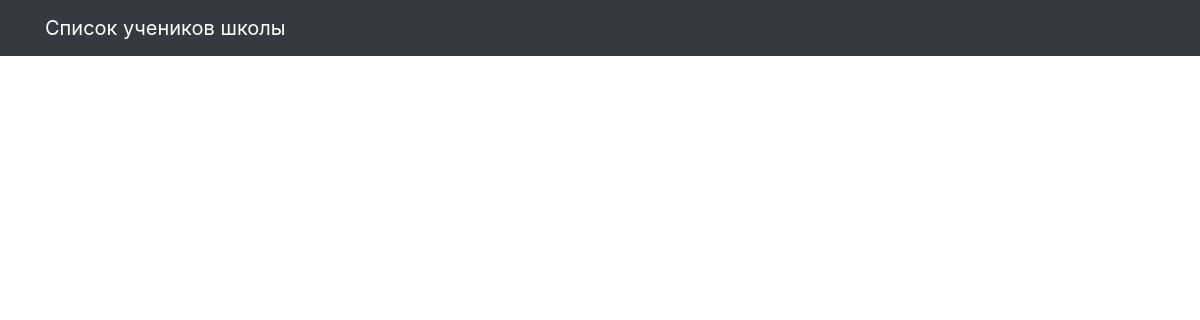
Before: / with the older database file.
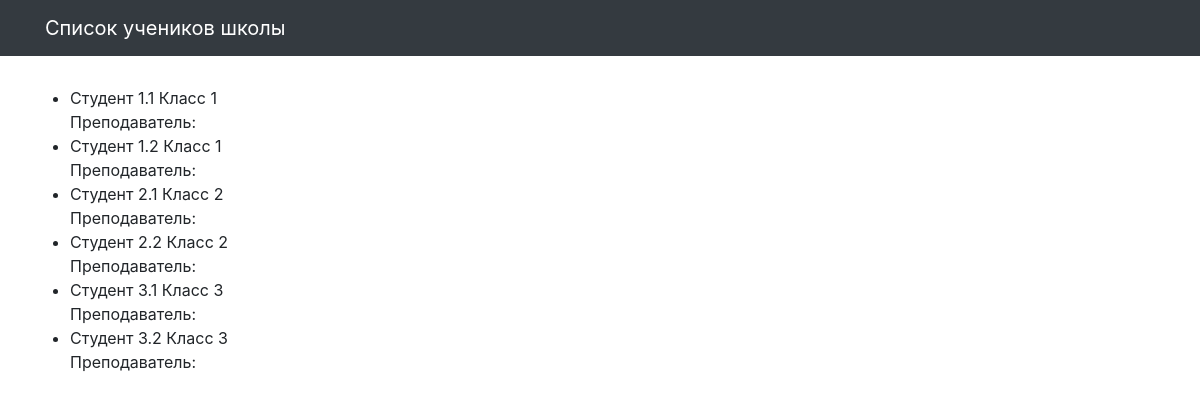
After: the same page with the newer database file.
### school/models.py (models this page shows, shortened)
class Student(models.Model):
    name = models.CharField(max_length=30, verbose_name='Имя')
    group = models.CharField(max_length=10, verbose_name='Класс')
    teachers = models.ManyToManyField(
        Teacher,
        through='Students_to_Teachers',
        related_name='teachers')
    class Meta:
        verbose_name = 'Ученик'
        verbose_name_plural = 'Ученики'

### school/views.py (the view)
# urls.py: path('', students_list, name='students'),
def students_list(request):
    template = 'school/students_list.html'
    ordering = 'group'
    students = Student.objects.all().order_by(ordering)
    context = {'students': students}
    return render(request, template, context)

### templates/school/students_list.html (shortened to what this page needs)
{% extends "school/base.html" %}
{% load static %}
{% block content %}
<div class="row">
  <ul>
  {% for student in students %}
    <li>{{ student.name }} {{ student.group }}<br> Преподаватель:
    </li>
  {% endfor %}
  </ul>
</div>
{% endblock %}

### templates/school/base.html (shortened to what this page needs)
<!DOCTYPE html>
{% load static %}
<html>
  <head>
    <link href="{% static  "css/bootstrap.min.css"  %}" rel="stylesheet">
    <link href="{% static  "css/3-col-portfolio.css" %}" rel="stylesheet">
  </head>
  <body>
    <nav class="navbar navbar-expand-lg navbar-dark bg-dark fixed-top">
      <div class="container">
        <a class="navbar-brand" href="#">Список учеников школы</a>
      </div>
    </nav>
    <div class="container">{% block content %}{% endblock %}</div>
  </body>
</html>

### static/css/3-col-portfolio.css (style rules this page uses)
body { padding-top: 84px; padding-bottom: 84px; }
@media (min-width: 992px) { body { padding-top: 86px; padding-bottom: 86px; } }

Changed rows visible on the page:
added Student: name "Студент 1.1", group "Класс 1"
added Student: name "Студент 1.2", group "Класс 1"
added Student: name "Студент 2.1", group "Класс 2"
added Student: name "Студент 2.2", group "Класс 2"
added Student: name "Студент 3.1", group "Класс 3"
added Student: name "Студент 3.2", group "Класс 3"
